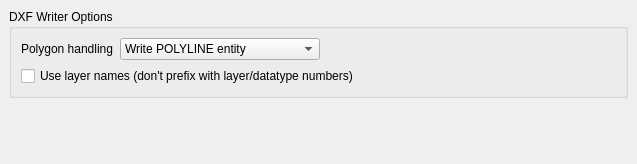
<ui version="4.0" >
 <class>DXFWriterOptionPage</class>
 <widget class="QWidget" name="DXFWriterOptionPage" >
  <property name="geometry" >
   <rect>
    <x>0</x>
    <y>0</y>
    <width>637</width>
    <height>164</height>
   </rect>
  </property>
  <property name="windowTitle" >
   <string>Form</string>
  </property>
  <layout class="QVBoxLayout" >
   <property name="margin" >
    <number>9</number>
   </property>
   <property name="spacing" >
    <number>6</number>
   </property>
   <item>
    <widget class="QGroupBox" name="groupBox" >
     <property name="title" >
      <string>DXF Writer Options</string>
     </property>
     <layout class="QGridLayout" >
      <property name="margin" >
       <number>9</number>
      </property>
      <property name="spacing" >
       <number>6</number>
      </property>
      <item row="0" column="0" >
       <widget class="QLabel" name="label" >
        <property name="text" >
         <string>Polygon handling</string>
        </property>
       </widget>
      </item>
      <item row="0" column="2" >
       <spacer>
        <property name="orientation" >
         <enum>Qt::Horizontal</enum>
        </property>
        <property name="sizeHint" >
         <size>
          <width>371</width>
          <height>20</height>
         </size>
        </property>
       </spacer>
      </item>
      <item row="0" column="1" >
       <widget class="QComboBox" name="polygon_mode_cbx" >
        <item>
         <property name="text" >
          <string>Write POLYLINE entity</string>
         </property>
        </item>
        <item>
         <property name="text" >
          <string>Write LWPOLYLINE entity</string>
         </property>
        </item>
        <item>
         <property name="text" >
          <string>Decompose into SOLID entities</string>
         </property>
        </item>
        <item>
         <property name="text" >
          <string>Write HATCH entity</string>
         </property>
        </item>
        <item>
         <property name="text" >
          <string>Write LINE entity</string>
         </property>
        </item>
       </widget>
      </item>
      <item row="1" column="0" colspan="3" >
       <widget class="QCheckBox" name="use_layer_names_cbx" >
        <property name="text" >
         <string>Use layer names (don't prefix with layer/datatype numbers)</string>
        </property>
       </widget>
      </item>
     </layout>
    </widget>
   </item>
   <item>
    <spacer>
     <property name="orientation" >
      <enum>Qt::Vertical</enum>
     </property>
     <property name="sizeHint" >
      <size>
       <width>601</width>
       <height>20</height>
      </size>
     </property>
    </spacer>
   </item>
  </layout>
 </widget>
 <resources/>
 <connections/>
</ui>
